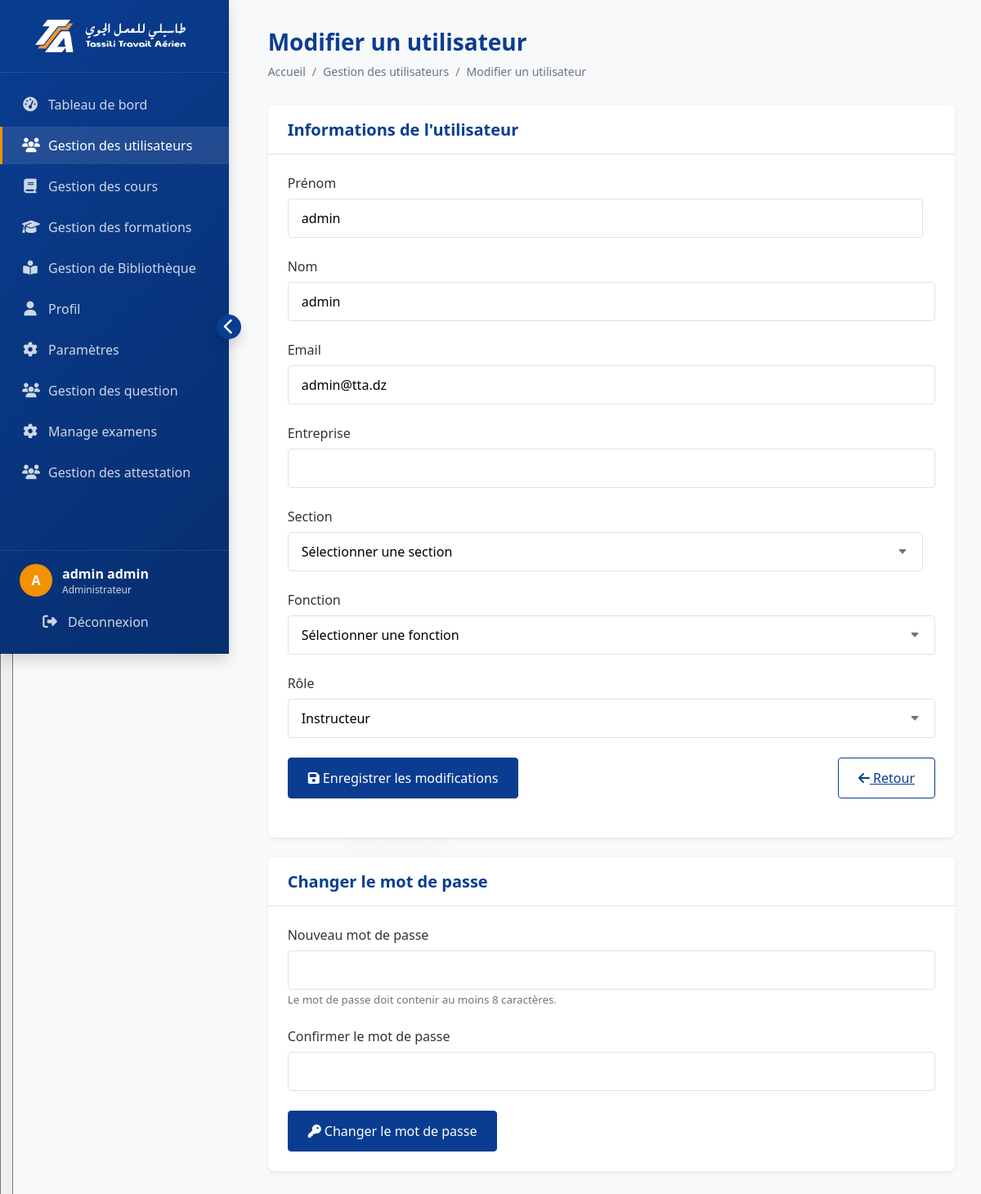
The page /pages/edit_user.php?id=1 (signed in) on the database its author committed.
### tables this page shows
CREATE TABLE IF NOT EXISTS users (
    id INT AUTO_INCREMENT PRIMARY KEY,
    first_name VARCHAR(50) NOT NULL, 
    last_name VARCHAR(50) NOT NULL, 
    email VARCHAR(100) NOT NULL UNIQUE,
    password VARCHAR(255) NOT NULL,
    role ENUM('admin', 'instructor', 'pilot', 'admin_sol' , 'admin_vol') NOT NULL,
    avatar VARCHAR(255) DEFAULT NULL,
    created_at DATETIME NOT NULL DEFAULT CURRENT_TIMESTAMP,
    last_login DATETIME
);

### pages/edit_user.php (the view, shortened to what this page needs)
<?php
require '../includes/bd.php';
$user_id = $_GET['id'];
$stmt = $conn->prepare("SELECT * FROM users WHERE id = ?");
$stmt->bind_param("i", $user_id);
$stmt->execute();
$result = $stmt->get_result();
$user = $result->fetch_assoc();
?>
<!DOCTYPE html>
<html lang="fr">
<head>
    <link rel="stylesheet" href="https://cdnjs.cloudflare.com/ajax/libs/font-awesome/6.4.0/css/all.min.css">
    <link rel="stylesheet" href="../assets/admin_dashboard.css">
</head>
<body>
    <button class="mobile-nav-toggle">
        <i class="fas fa-bars"></i>
    </button>
    <?php include '../includes/admin_sidebar.php'; ?>
    <div class="main-content">
        <div class="page-header">
            <h1 class="page-title">Modifier un utilisateur</h1>
            <ul class="breadcrumb">
                <li class="breadcrumb-item"><a href="admin_dashboard.php" class="breadcrumb-link">Accueil</a></li>
                <li class="breadcrumb-item"><a href="manage_users.php" class="breadcrumb-link">Gestion des utilisateurs</a></li>
                <li class="breadcrumb-item">Modifier un utilisateur</li>
            </ul>
        </div>
        <div class="card mb-4">
            <div class="card-header">
                <h2 class="card-title">Informations de l'utilisateur</h2>
            </div>
            <div class="card-body">
                <form action="" method="POST">
                    <div class="row">
                        <div class="form-group" style="flex: 1; margin-right: 15px;">
                            <label for="first_name" class="form-label">Prénom</label>
                            <input type="text" id="first_name" name="first_name" class="form-control" value="<?php echo htmlspecialchars($user['first_name']); ?>" required>
                        </div>
                        <div class="form-group" style="flex: 1;">
                            <label for="last_name" class="form-label">Nom</label>
                            <input type="text" id="last_name" name="last_name" class="form-control" value="<?php echo htmlspecialchars($user['last_name']); ?>" required>
                        </div>
                    </div>
                    <div class="form-group">
                        <label for="email" class="form-label">Email</label>
                        <input type="email" id="email" name="email" class="form-control" value="<?php echo htmlspecialchars($user['email']); ?>" required>
                    </div>
                    <div class="form-group">
                        <label for="entreprise" class="form-label">Entreprise</label>
                        <input type="text" id="entreprise" name="entreprise" class="form-control" value="<?php echo htmlspecialchars($user['entreprise'] ?? ''); ?>">
                    </div>
                    <div class="row">
                        <div class="form-group" style="flex: 1; margin-right: 15px;">
                            <label for="section" class="form-label">Section</label>
                            <select id="section" name="section" class="form-select">
                                <option value="">Sélectionner une section</option>
                            </select>
                        </div>
                        <div class="form-group" style="flex: 1;">
                            <label for="fonction" class="form-label">Fonction</label>
                            <select id="fonction" name="fonction" class="form-select">
                                <option value="">Sélectionner une fonction</option>
                            </select>
                        </div>
                    </div>
                    <div class="form-group">
                        <label for="role" class="form-label">Rôle</label>
                        <select id="role" name="role" class="form-select" required>
                            <option value="instructor" <?php echo $user['role'] === 'instructor' ? 'selected' : ''; ?>>Instructeur</option>
                        </select>
                    </div>
                    <div class="form-group d-flex justify-content-between">
                        <button type="submit" class="btn btn-primary">
                            <i class="fas fa-save"></i> Enregistrer les modifications
                        </button>
                        <a href="manage_users.php" class="btn btn-outline-primary">
                            <i class="fas fa-arrow-left"></i> Retour
                        </a>
                    </div>
                </form>
            </div>
        </div>
        <div class="card">
            <div class="card-header">
                <h2 class="card-title">Changer le mot de passe</h2>
            </div>
            <div class="card-body">
                <form action="" method="POST">
                    <div class="form-group">
                        <label for="new_password" class="form-label">Nouveau mot de passe</label>
                        <input type="password" id="new_password" name="new_password" class="form-control" required>
                        <small class="text-muted">Le mot de passe doit contenir au moins 8 caractères.</small>
                    </div>
                    <div class="form-group">
                        <label for="confirm_password" class="form-label">Confirmer le mot de passe</label>
                        <input type="password" id="confirm_password" name="confirm_password" class="form-control" required>
                    </div>
                    <button type="submit" name="change_password" class="btn btn-primary">
                        <i class="fas fa-key"></i> Changer le mot de passe
                    </button>
                </form>
            </div>
        </div>
    </div>
</body>
</html>

### assets/admin_dashboard.css (style rules this page uses)
:root { --primary: #0a3d91; --primary-dark: #072e6e; --primary-light: #1a4da1; --secondary: #f39200; --secondary-dark: #d27d00; --secondary-light: #ffa726; --text-light: #ffffff; --text-dark: #333333; --text-muted: #6c757d; --bg-light: #f8f9fa; --bg-dark: #343a40; --border-color: #dee2e6; --success: #28a745; --danger: #dc3545; --warning: #ffc107; --info: #17a2b8; --shadow-sm: 0 0.125rem 0.25rem rgba(0, 0, 0, 0.075); --shadow: 0 0.5rem 1rem rgba(0, 0, 0, 0.15); --shadow-lg: 0 1rem 3rem rgba(0, 0, 0, 0.175); --transition: all 0.3s ease; --radius: 0.5rem; --radius-sm: 0.25rem; --radius-lg: 1rem; }
* { margin: 0; padding: 0; box-sizing: border-box; font-family: "Segoe UI", Tahoma, Geneva, Verdana, sans-serif; }
body { display: flex; min-height: 100vh; background-color: var(--bg-light); color: var(--text-dark); overflow-x: hidden; }
.main-content { flex: 1; margin-left: 280px; padding: 2rem; transition: var(--transition); position: relative; min-height: 100vh; }
.page-header { margin-bottom: 2rem; }
.page-title { font-size: 1.75rem; font-weight: 600; color: var(--primary); margin-bottom: 0.5rem; }
.breadcrumb { display: flex; list-style: none; font-size: 0.875rem; color: var(--text-muted); }
.breadcrumb-item:not(:last-child)::after { content: "/"; margin: 0 0.5rem; }
.breadcrumb-link { color: var(--text-muted); text-decoration: none; }
.card { background-color: white; border-radius: var(--radius); box-shadow: var(--shadow-sm); margin-bottom: 1.5rem; overflow: hidden; }
.card-header { padding: 1rem 1.5rem; background-color: white; border-bottom: 1px solid var(--border-color); display: flex; align-items: center; justify-content: space-between; }
.card-title { font-size: 1.25rem; font-weight: 600; color: var(--primary); margin: 0; }
.card-body { padding: 1.5rem; }
.form-group { margin-bottom: 1.5rem; }
.form-label { display: block; margin-bottom: 0.5rem; font-weight: 500; }
.form-control { width: 100%; padding: 0.75rem 1rem; font-size: 1rem; border: 1px solid var(--border-color); border-radius: var(--radius-sm); background-color: white; transition: var(--transition); }
.form-select { width: 100%; padding: 0.75rem 1rem; font-size: 1rem; border: 1px solid var(--border-color); border-radius: var(--radius-sm); background-color: white; transition: var(--transition); appearance: none; background-repeat: no-repeat; background-position: right 1rem center; background-size: 16px 12px; }
.btn { display: inline-block; font-weight: 500; text-align: center; white-space: nowrap; vertical-align: middle; user-select: none; border: 1px solid transparent; padding: 0.75rem 1.5rem; font-size: 1rem; line-height: 1.5; border-radius: var(--radius-sm); transition: var(--transition); cursor: pointer; }
.btn-primary { color: white; background-color: var(--primary); border-color: var(--primary); }
.btn-outline-primary { color: var(--primary); background-color: transparent; border-color: var(--primary); }
.text-muted { color: var(--text-muted); }
.d-flex { display: flex; }
.justify-content-between { justify-content: space-between; }
.mb-4 { margin-bottom: 1.5rem; }

### rows shown on the page
users: first_name "admin", last_name "admin", email "admin@tta.dz"

### other values the page prints
substr($_SESSION['first_name'], 0, 1) "A"
$_SESSION['first_name'] "admin"
$_SESSION['last_name'] "admin"
